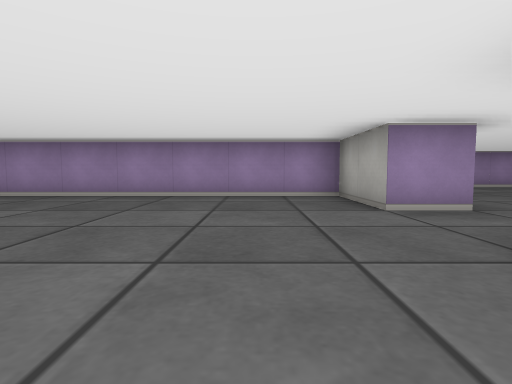
[1] (above)

22 first-person views from a walk through a cub3D maze. The camera is about half as high as the walls, tilts 4° down and sees 80° across. The floor is counted in squares. Each view is taken from the middle of a square. On the plan, view 1 faces up. The plan holds only what a view shows up to about 9 squares ahead; the rest is blank.

[2]
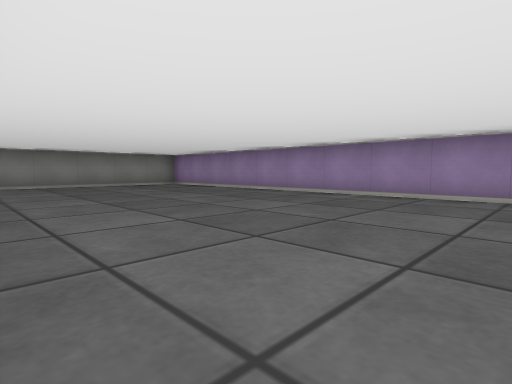

[3]
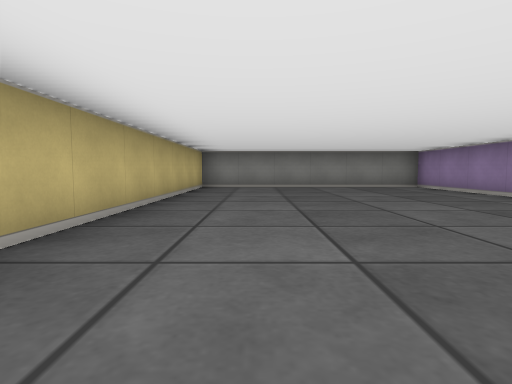

[4]
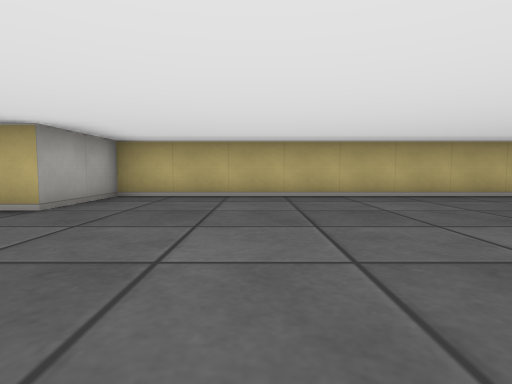

[5]
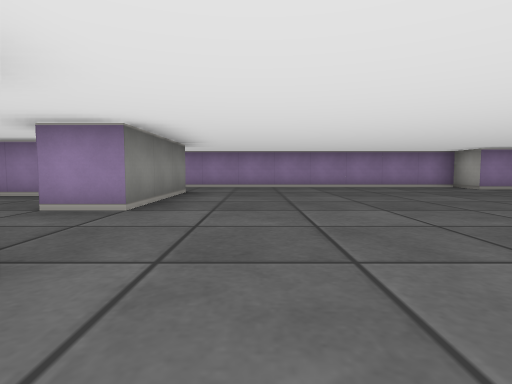

[6]
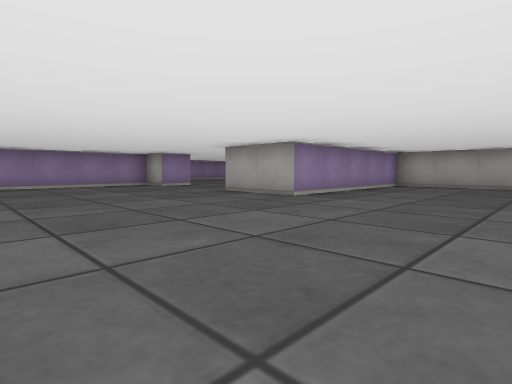

[7]
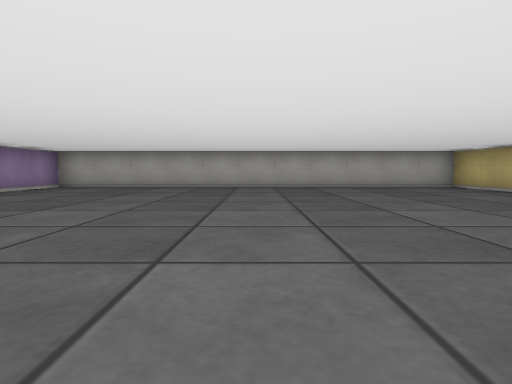

[8]
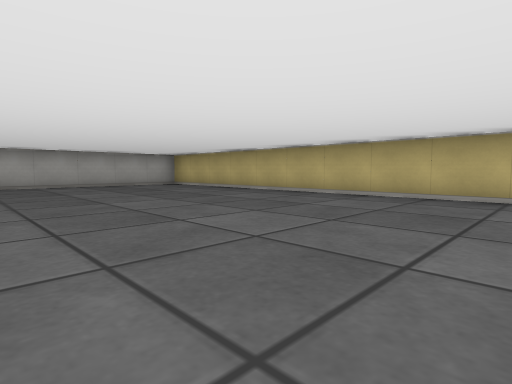

[9]
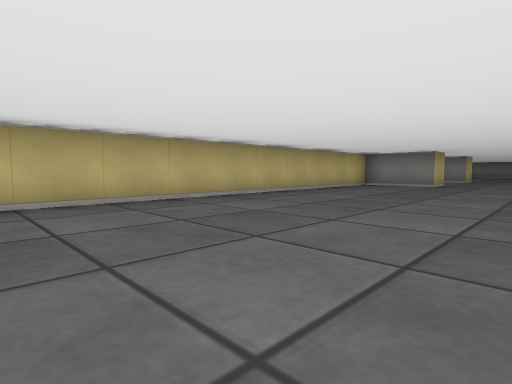

[10]
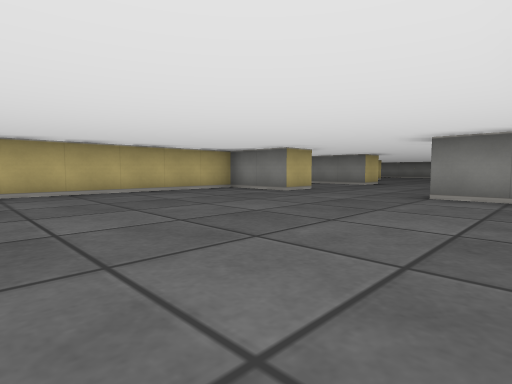

[11]
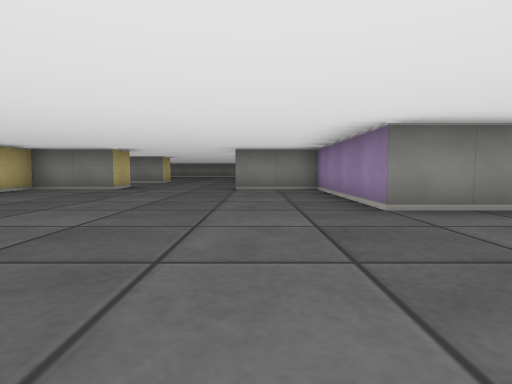

[12]
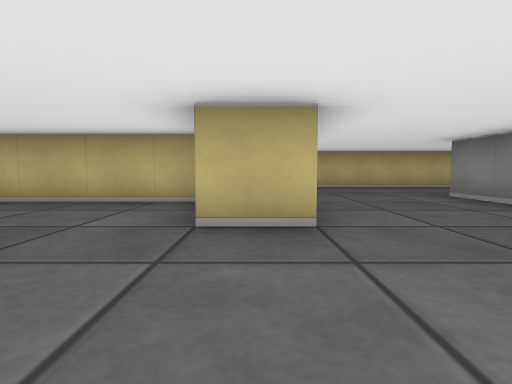

[13]
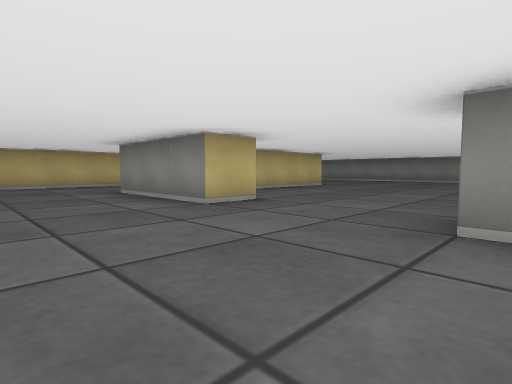

[14]
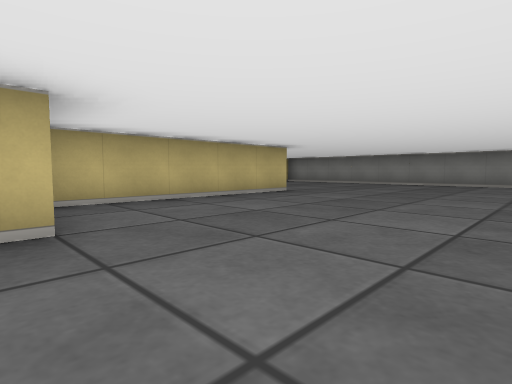

[15]
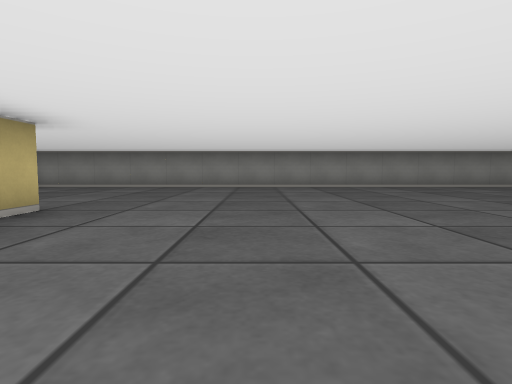

[16]
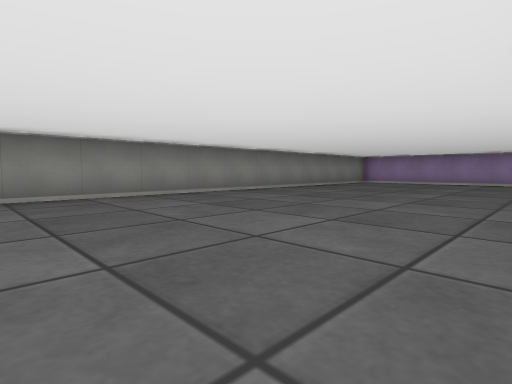

[17]
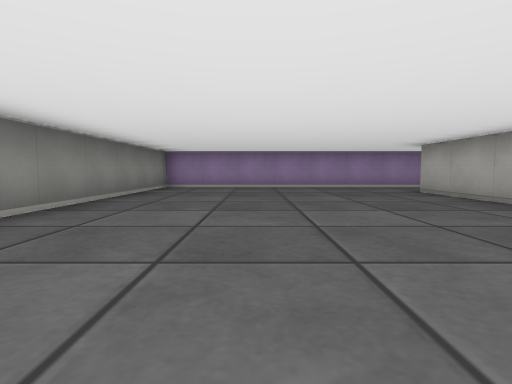

[18]
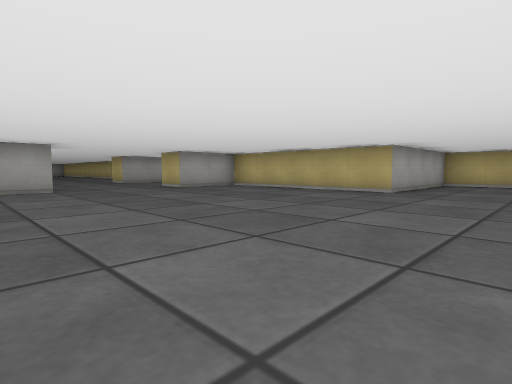

[19]
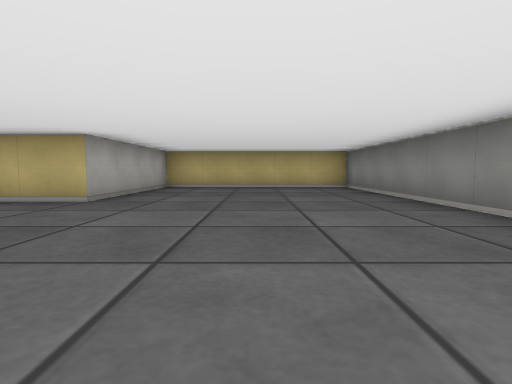

[20]
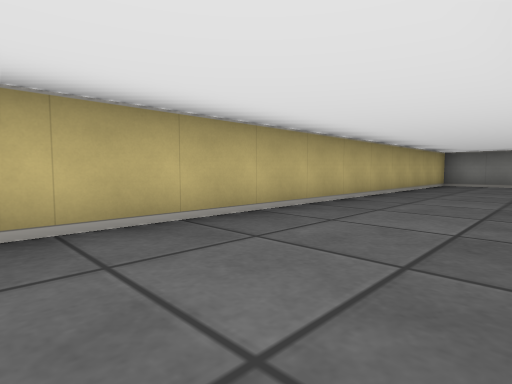

[21]
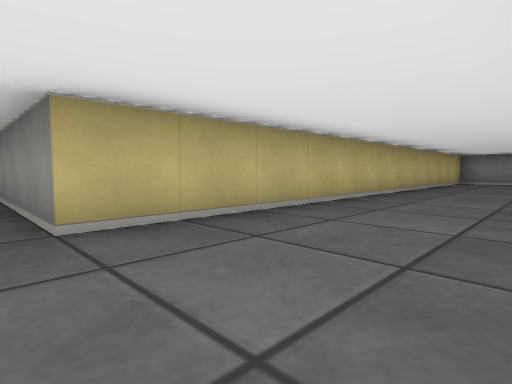

[22]
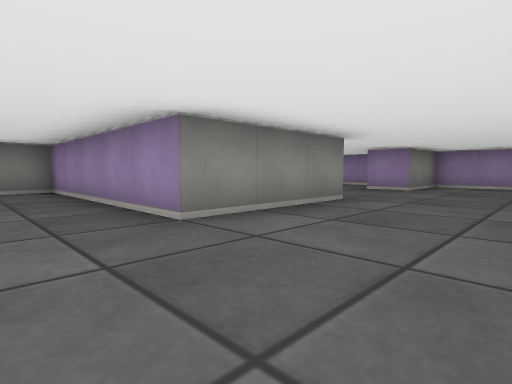

### Floor plan
Points are (right, up) in squares from view 1. A wall is a line through its corners. A room is listed if a view was taken in it or the views show most of it. See-through windows are left out.
Room 1 (views 1, 2, 3, 4)
walls: (2.5, 3.5) (1.5, 3.5) (1.5, 5.5) (-9.5, 5.5) (-9.5, -0.5) (1.5, -0.5) (1.5, 1.5) (2, 1.5)
ways out: opening at (2, 2.5) to room 2
Room 2 (views 5, 6, 7, 8, 9, 10, 11)
walls: (2.5, 0) (2.5, -1.5) (-1.5, -1.5) (-1.5, -3.5); (2.5, 6.5) (2.5, 3.5); (10.4, 7.5) (9.5, 7.5) (9.5, 8.5) (3.5, 8.5); (-1.5, -6.5) (-1.5, -8.5) (14.5, -8.5) (14.5, 2.5) (9.5, 2.5) (9.5, 4.5)
ways out: opening at (2, 2.5) to room 1; opening at (-1, -5) to room 3; opening at (3.5, 7.5) to room 3; opening at (10, 6)
Room 3 (views 12, 13, 14, 15, 16, 17, 18, 19, 20, 21, 22)
walls: (-6.5, -7.4) (-6.5, -6.5) (-5.5, -6.5) (-5.5, -9.5) (-10.5, -9.5) (-10.5, -12.5) (1.5, -12.5); (-3.8, -1.5) (-5.5, -1.5) (-5.5, -3.5) (-6.5, -3.5) (-6.5, -2.6); (-10.5, 4.1) (-10.5, 6.5); (-2.6, -6.5) (-1.5, -6.5); (-9.4, 8.5) (-16.5, 8.5) (-16.5, -12.5) (-11.5, -12.5) (-11.5, -8.5) (-6.9, -8.5); (3.5, 8.5) (2, 8.5)
ways out: opening at (-1, -5) to room 2; opening at (3.5, 7.5) to room 2; opening at (1.7, -11)

Positions as (right, up) in squares from view 1, and headings:
1: (0, 0), facing up
2: (0, 0), facing up-left
3: (-1, 1), facing left
4: (-1, 5), facing down
5: (4, 0), facing up
6: (5, -1), facing up-right
7: (6, -3), facing right
8: (5, -3), facing down-right
9: (8, -4), facing down-left
10: (4, -2), facing down-left
11: (6, -3), facing left
12: (-2, -4), facing down
13: (-3, -3), facing down-left
14: (-6, -4), facing down-left
15: (-8, -6), facing left
16: (-11, -3), facing up-left
17: (-14, 0), facing up
18: (-14, -2), facing down-right
19: (-14, -4), facing down
20: (0, -10), facing down-left
21: (2, -10), facing down-left
22: (-3, -11), facing up-left
